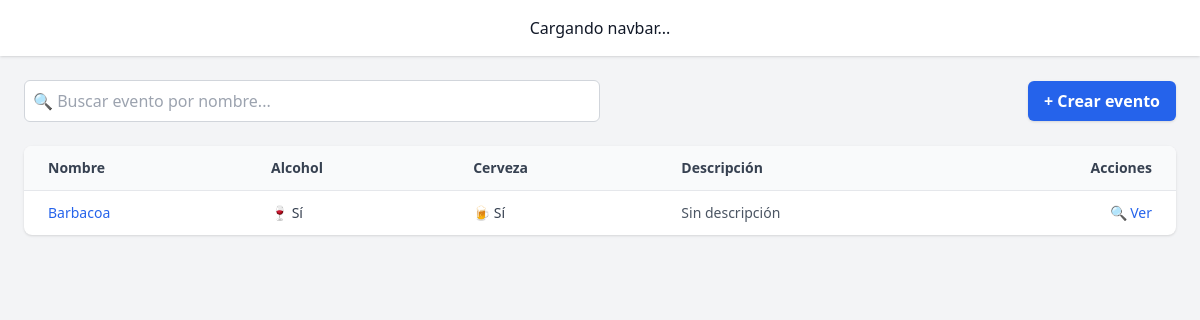
The page /event_type/list/ on the database its author committed.
### core/models/event_type.py (models this page shows, shortened)
class EventType(models.Model):
    name = models.CharField(max_length=100, unique=True)
    alcoholic = models.BooleanField(default=False)
    beer_friendly = models.BooleanField(default=False)
    description = models.TextField(blank=True)

### core/views.py (the view)
# urls.py: path('event_type/list/', event_type_list_view),
def event_type_list_view(request):
    items = EventType.objects.all()
    return render(request, "core/event_type_list.html", {"items": items})

### core/templates/core/event_type_list.html
{% extends "base.html" %}
{% block content %}
<div class="flex flex-col md:flex-row justify-between items-center mb-6 gap-4">
  <form method="get" class="w-full md:w-1/2">
    <input
      type="text"
      name="search"
      placeholder="🔍 Buscar evento por nombre..."
      value="{{ request.GET.search }}"
      class="w-full p-2 border border-gray-300 rounded-md focus:outline-none focus:ring-2 focus:ring-blue-500"
    >
  </form>
  <a href="/event_type/create/" class="bg-blue-600 hover:bg-blue-700 text-white font-semibold px-4 py-2 rounded-md shadow">
    + Crear evento
  </a>
</div>
<div class="overflow-x-auto bg-white shadow rounded-lg">
  <table class="min-w-full divide-y divide-gray-200 text-sm">
    <thead class="bg-gray-50 text-gray-700 font-semibold">
      <tr>
        <th class="px-6 py-3 text-left">Nombre</th>
        <th class="px-6 py-3 text-left">Alcohol</th>
        <th class="px-6 py-3 text-left">Cerveza</th>
        <th class="px-6 py-3 text-left">Descripción</th>
        <th class="px-6 py-3 text-right">Acciones</th>
      </tr>
    </thead>
    <tbody class="divide-y divide-gray-100">
      {% for item in items %}
        <tr class="hover:bg-gray-50 transition">
          <td class="px-6 py-3 font-medium text-blue-600 hover:underline">
            <a href="{% url 'event_type_detail' item.name %}">{{ item.name }}</a>
          </td>
          <td class="px-6 py-3 text-gray-700">
            {% if item.alcoholic %} 🍷 Sí {% else %} — {% endif %}
          </td>
          <td class="px-6 py-3 text-gray-700">
            {% if item.beer_friendly %} 🍺 Sí {% else %} — {% endif %}
          </td>
          <td class="px-6 py-3 text-gray-600 max-w-xs truncate">
            {{ item.description|default:"Sin descripción" }}
          </td>
          <td class="px-6 py-3 text-right space-x-2">
            <a href="{% url 'event_type_detail' item.name %}" class="text-blue-600 hover:underline">🔍 Ver</a>
          </td>
        </tr>
      {% empty %}
        <tr>
          <td colspan="5" class="px-6 py-4 text-center text-gray-500">No hay tipos de evento registrados.</td>
        </tr>
      {% endfor %}
    </tbody>
  </table>
</div>
{% endblock %}

### rows shown on the page
EventType: name "Barbacoa", alcoholic "🍷 Sí", beer_friendly "🍺 Sí", description "Sin descripción"
